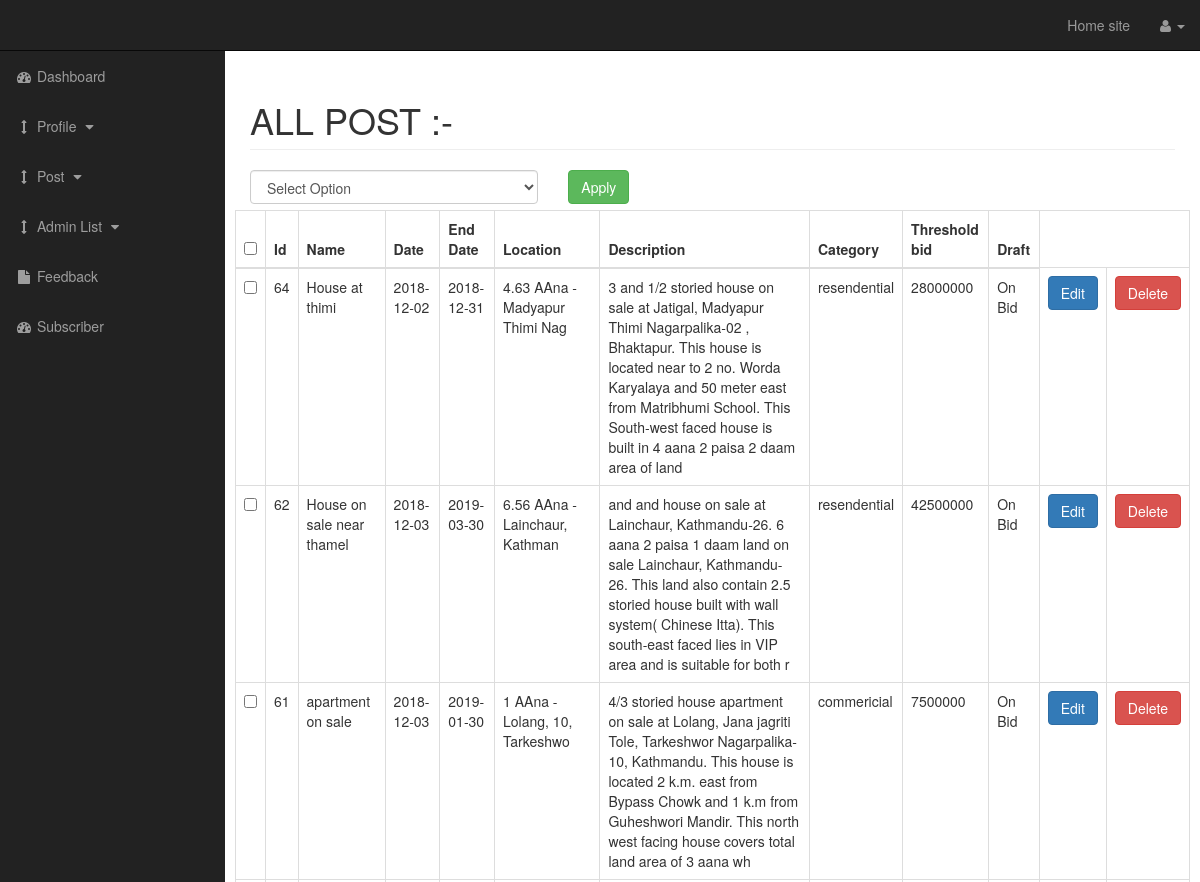
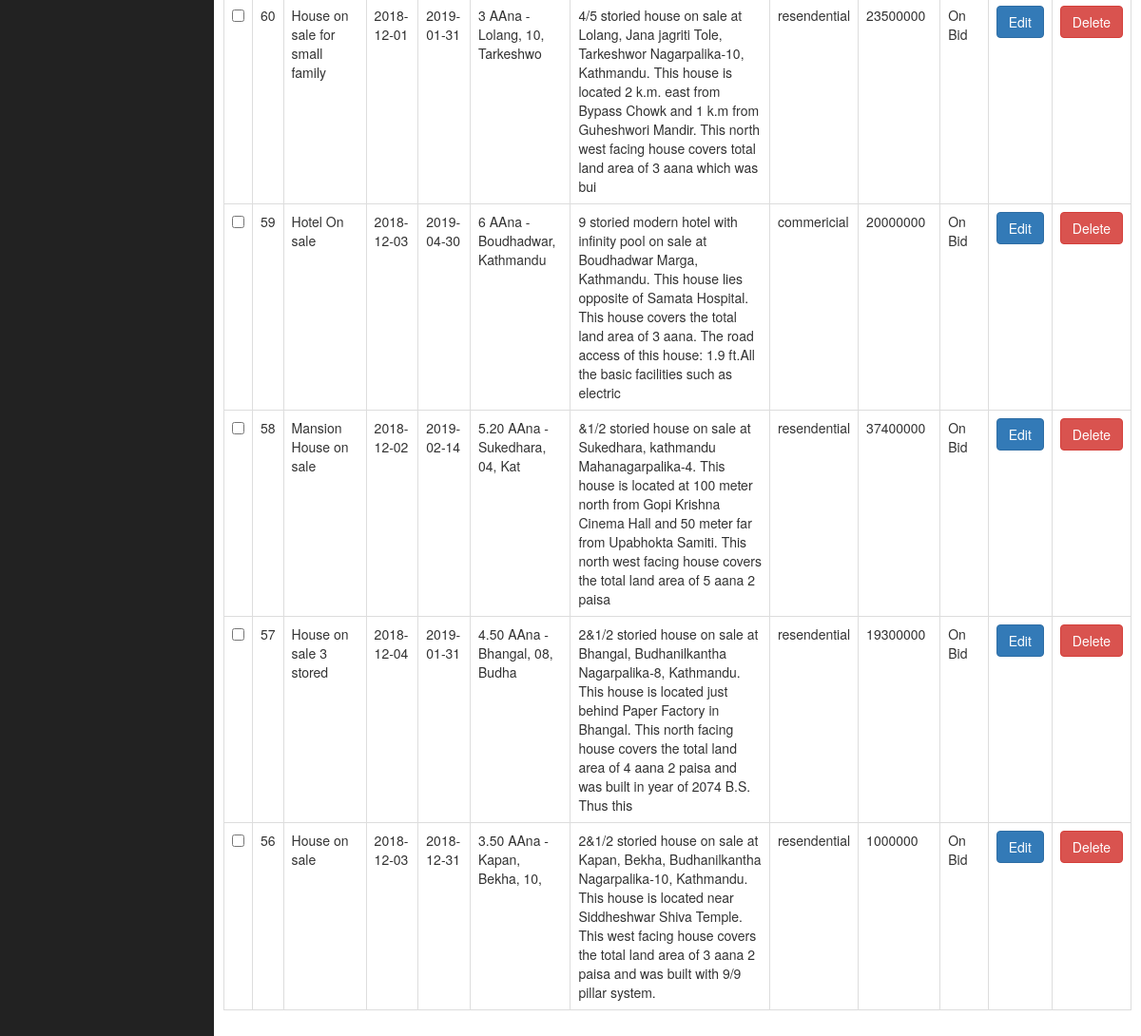
Screenshot of /Admin_login_template/view_post.php with the database file from the repository (2 pictures, top to bottom).
### tables this page shows
CREATE TABLE `auctions_post` (
  `post_id` int(10) NOT NULL,
  `post_title` varchar(255) NOT NULL,
  `post_date` date NOT NULL,
  `bid_end_date` date NOT NULL,
  `post_location` varchar(30) NOT NULL,
  `post_image` text NOT NULL,
  `post_tags` int(12) NOT NULL,
  `post_content` varchar(255) NOT NULL,
  `video_link` varchar(255) NOT NULL,
  `map_link` varchar(255) NOT NULL,
  `virtual_tour_link` varchar(255) NOT NULL,
  `threshold_bid` int(20) NOT NULL,
  `post_status` varchar(15) NOT NULL,
  `post_approve_unapp` varchar(255) NOT NULL
);

### Admin_login_template/include/view_all_post.php (the view, shortened to what this page needs)
  <?php $query = "SELECT * FROM  auctions_post  WHERE post_approve_unapp='approve' ORDER BY post_id desc";
 $result = mysqli_query($link,$query);
 ?>
   <form action="" method="post">
<table class="table table-bordered table-hover">
<div id="bulkOptionContainer" class="col-xs-4">
 <select class="form-control" name="bulk_options" id="">
<option value=""> Select Option </option>
</select>
</div>
<div class="col-xs-4">
  <input type="submit"  name="submit" class="btn btn-success"  value="Apply">
</div>
<br><br>
<thead>
	<tr>
    <th><input id="selectAllBoxes" type="checkbox"></th>
		<th>  Id </th>
		<th> Name </th>
		<th>  Date </th>
    <th> End Date </th>
		<th> Location </th>
		<th> Description </th>
    <th> Category </th>
      <th> Threshold bid</th>
       <th> Draft</th>
	</tr>
</thead>
<tbody>
<?php
if (mysqli_num_rows($result) > 0) {
    while($row = mysqli_fetch_array($result)) {
    $Post_Id=$row["post_id"];
    $Name=$row["post_title"];
    $Post_Date=$row["post_date"];
     $bid_end_date=$row["bid_end_date"];
    $Location=$row["post_location"];
    $Description=$row["post_content"];
    $Category=$row["post_tags"];
    $threshold_bid=$row["threshold_bid"];
    $Draft=$row["post_status"];
    echo "<tr>";
    ?>
    <td><input class='checkBoxes' type='checkbox' name='checkBoxArray[]' value='<?php echo $Post_Id; ?>'></td>
    <?php
    echo "<td>{$Post_Id}</td>";
    echo "<td>{$Name}</td>";
    echo "<td>{$Post_Date}</td>";
     echo "<td>{$bid_end_date}</td>";
    echo "<td>{$Location}</td>";
     echo "<td>{$Description}</td>";
     if($Category==1){
       echo "<td>resendential</td>";
     }else{
      echo "<td>commericial</td>";
     }
    echo "<td>{$threshold_bid}</td>";
   echo "<td>{$Draft}</td>";
 echo "<td>  <a href='view_post.php?source=edit_post&p_id={$Post_Id}' class='btn btn-primary' role='button'>Edit </a> </td>";
    echo "<td> <a href='view_post.php?delete={$Post_Id}' class='btn btn-danger'role='button'> Delete </a> </td>";
    echo "</tr>";
 }
}
 ?>
</tbody>
</table>
</form>

### Admin_login_template/css/sb-admin.css (style rules this page uses)
body { margin-top: 100px; background-color: #222; }
@media (min-width:768px) { body { margin-top: 50px; } }

### rows the page displays
auctions_post: post_id "64", post_title "House at thimi", post_date "2018-12-02", bid_end_date "2018-12-31", post_location "4.63 AAna - Madyapur Thimi Nag", post_content "3 and 1/2 storied house on sale at Jatigal, Madyapur Thimi Nagarpalika-02 , Bhaktapur. This house is located near to 2 no. Worda Karyalaya and 50 meter east from Matribhumi School. This South-west faced house is built in 4 aana 2 paisa 2 daam area of land", shows "resendential", threshold_bid "28000000", post_status "On Bid"
auctions_post: post_id "62", post_title "House on sale near thamel", post_date "2018-12-03", bid_end_date "2019-03-30", post_location "6.56 AAna - Lainchaur, Kathman", post_content "and and house on sale at Lainchaur, Kathmandu-26. 6 aana 2 paisa 1 daam land on sale Lainchaur, Kathmandu-26. This land also contain 2.5 storied house built with wall system( Chinese Itta). This south-east faced lies in VIP area and is suitable for both r", shows "resendential", threshold_bid "42500000", post_status "On Bid"
auctions_post: post_id "61", post_title "apartment on sale", post_date "2018-12-03", bid_end_date "2019-01-30", post_location "1 AAna - Lolang, 10, Tarkeshwo", post_content "4/3 storied house apartment on sale at Lolang, Jana jagriti Tole, Tarkeshwor Nagarpalika-10, Kathmandu. This house is located 2 k.m. east from Bypass Chowk and 1 k.m from Guheshwori Mandir. This north west facing house covers total land area of 3 aana wh", shows "commericial", threshold_bid "7500000", post_status "On Bid"
auctions_post: post_id "60", post_title "House on sale for small family", post_date "2018-12-01", bid_end_date "2019-01-31", post_location "3 AAna - Lolang, 10, Tarkeshwo", post_content "4/5 storied house on sale at Lolang, Jana jagriti Tole, Tarkeshwor Nagarpalika-10, Kathmandu. This house is located 2 k.m. east from Bypass Chowk and 1 k.m from Guheshwori Mandir. This north west facing house covers total land area of 3 aana which was bui", shows "resendential", threshold_bid "23500000", post_status "On Bid"
auctions_post: post_id "59", post_title "Hotel On sale", post_date "2018-12-03", bid_end_date "2019-04-30", post_location "6 AAna - Boudhadwar, Kathmandu", post_content "9 storied modern hotel with infinity pool on sale at Boudhadwar Marga, Kathmandu. This house lies opposite of Samata Hospital. This house covers the total land area of 3 aana. The road access of this house: 1.9 ft.All the basic facilities such as electric", shows "commericial", threshold_bid "20000000", post_status "On Bid"
auctions_post: post_id "58", post_title "Mansion House on sale", post_date "2018-12-02", bid_end_date "2019-02-14", post_location "5.20 AAna - Sukedhara, 04, Kat", post_content "&1/2 storied house on sale at Sukedhara, kathmandu Mahanagarpalika-4. This house is located at 100 meter north from Gopi Krishna Cinema Hall and 50 meter far from Upabhokta Samiti. This north west facing house covers the total land area of 5 aana 2 paisa", shows "resendential", threshold_bid "37400000", post_status "On Bid"
auctions_post: post_id "57", post_title "House on sale 3 stored", post_date "2018-12-04", bid_end_date "2019-01-31", post_location "4.50 AAna - Bhangal, 08, Budha", post_content "2&1/2 storied house on sale at Bhangal, Budhanilkantha Nagarpalika-8, Kathmandu. This house is located just behind Paper Factory in Bhangal. This north facing house covers the total land area of 4 aana 2 paisa and was built in year of 2074 B.S. Thus this", shows "resendential", threshold_bid "19300000", post_status "On Bid"
auctions_post: post_id "56", post_title "House on sale", post_date "2018-12-03", bid_end_date "2018-12-31", post_location "3.50 AAna - Kapan, Bekha, 10,", post_content "2&1/2 storied house on sale at Kapan, Bekha, Budhanilkantha Nagarpalika-10, Kathmandu. This house is located near Siddheshwar Shiva Temple. This west facing house covers the total land area of 3 aana 2 paisa and was built with 9/9 pillar system.", shows "resendential", threshold_bid "1000000", post_status "On Bid"
